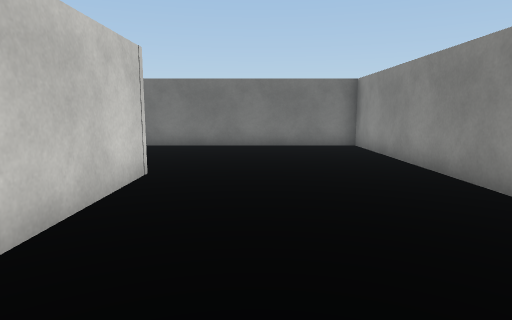
view 1 (above)

24 first-person views from a walk through a Unity game level. The camera is 1.2 m above the floor, tilts 8° down and sees 75° across. The floor is counted in squares, 1 m on a side. Each view is taken from the middle of a square. On the plan, view 1 faces up. The plan holds only what a view shows up to about 14 squares ahead; the rest is blank. The player is left out. Surface patterns are stand-ins for the level's own textures.

view 2
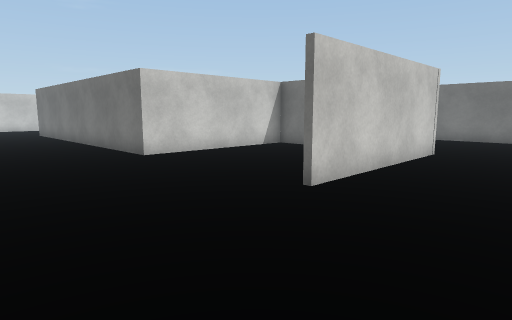

view 3
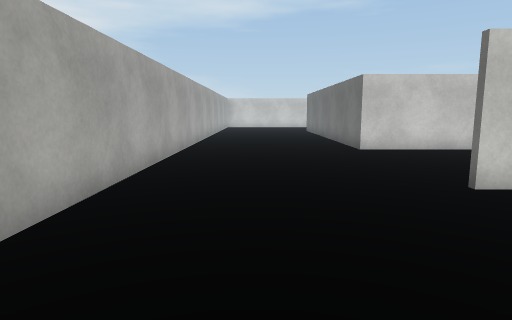

view 4
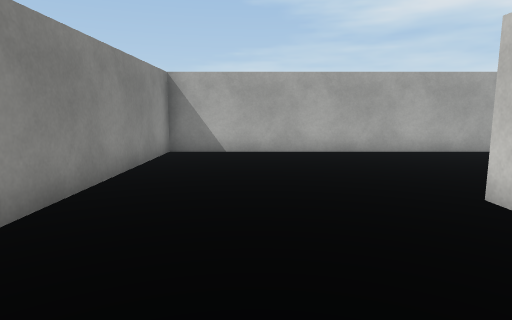

view 5
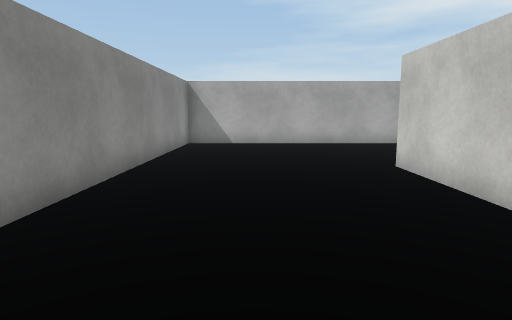

view 6
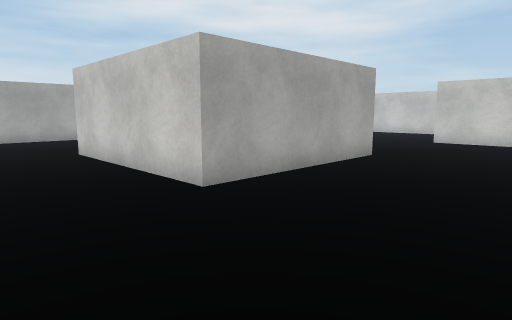

view 7
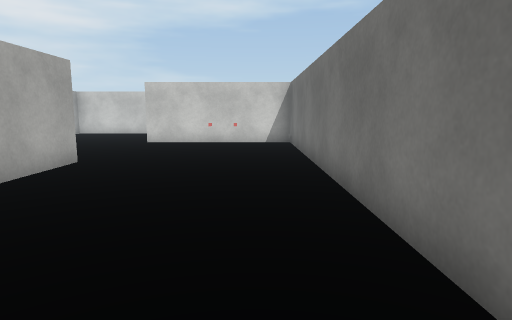

view 8
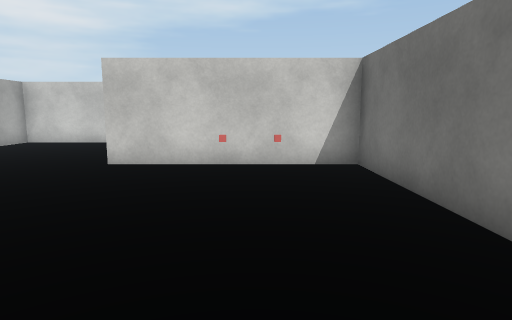

view 9
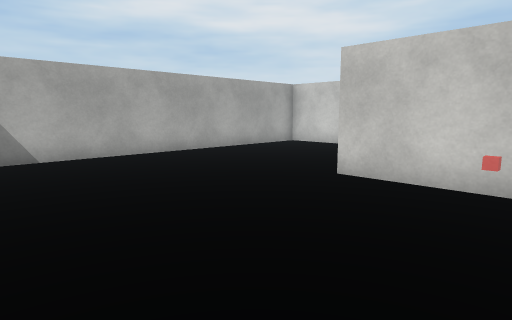

view 10
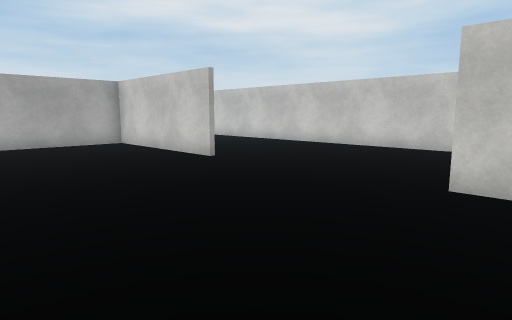

view 11
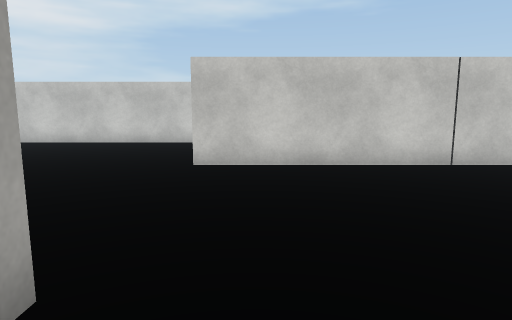

view 12
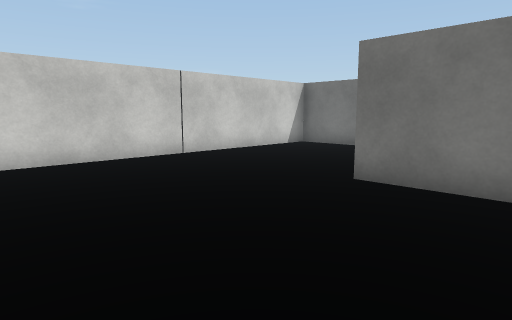

view 13
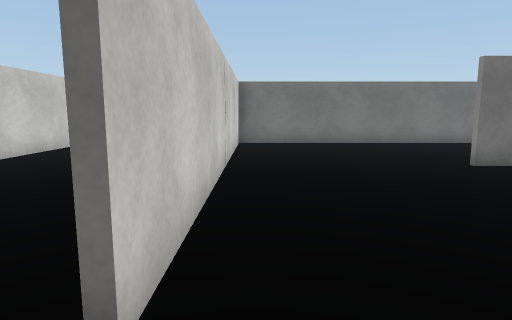

view 14
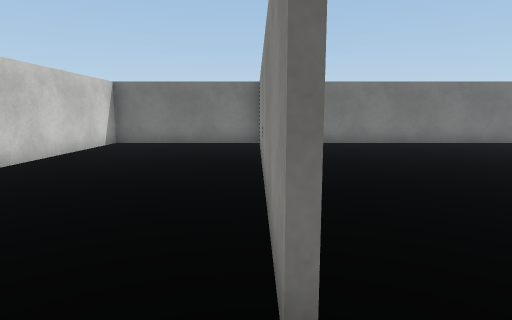

view 15
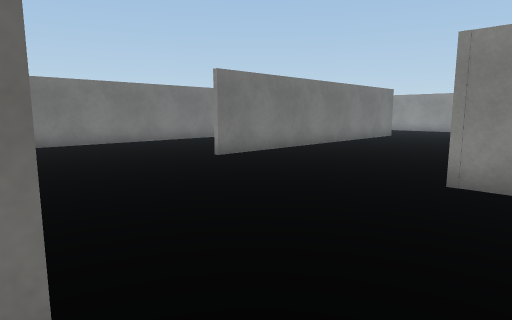

view 16
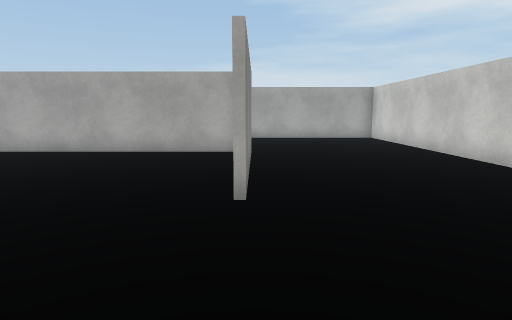

view 17
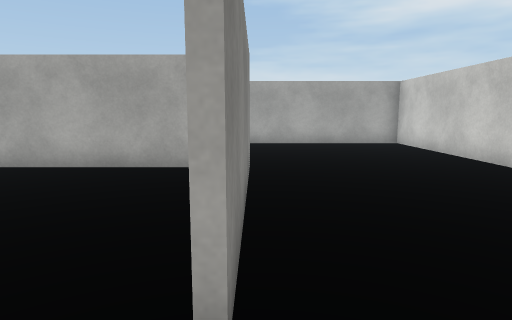

view 18
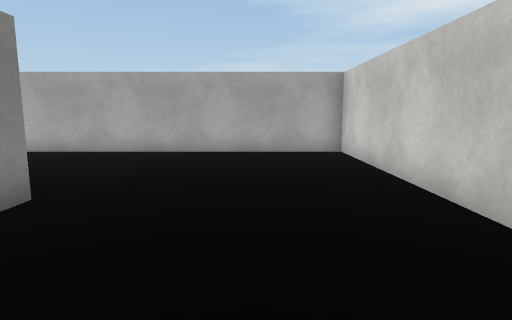

view 19
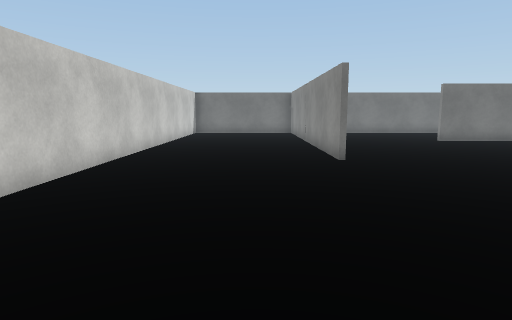

view 20
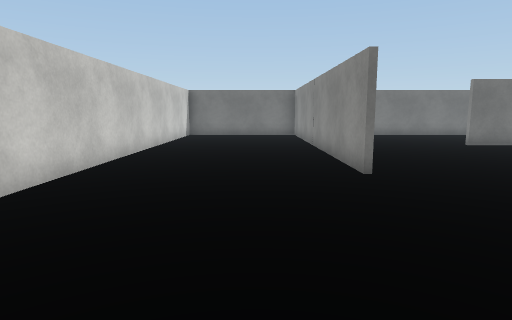

view 21
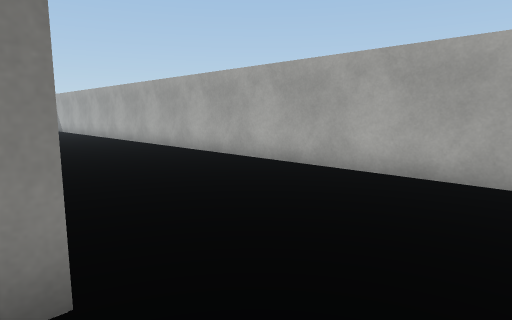

view 22
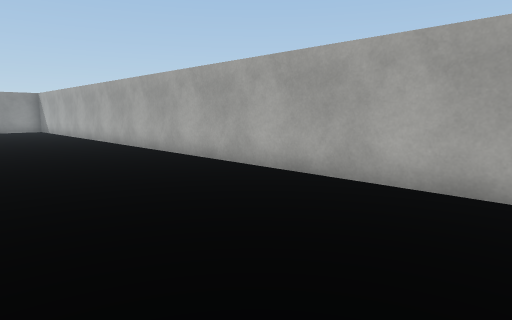

view 23
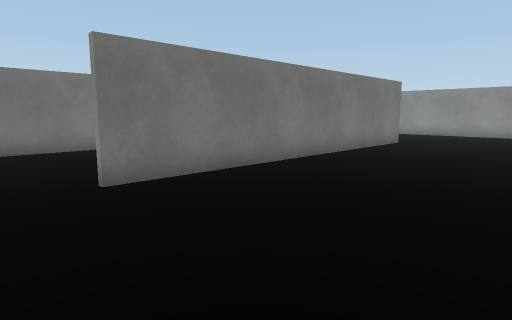

view 24
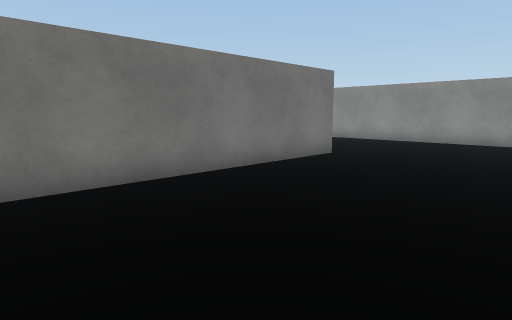

### Floor plan
Points are (right, up) in squares from view 1. A wall is a line through its corners. A room is listed if a view was taken in it or the views show most of it. See-through windows are left out.
Room 1 (views 1, 2, 3, 4, 5, 6, 7, 8, 9, 10, 11, 12, 13, 14, 15, 16, 17, 18, 19, 20, 21, 22, 23, 24)
walls: (-8.2, 6.6) (-2.2, 6.6) (-2.2, 0.4); (-14, 11.6) (-14, 12.6); (-6.8, 6.4) (-8, 6.4) (-8, 0.5) (-14.6, 0.5); (-19.7, 6.5) (-19.7, 0.6) (-9.1, 0.6); (-19.9, 12.5) (-19.9, 20.2); (-19.9, 0.4) (-19.9, 6.5); (-2.1, 18.5) (-14, 18.5); (-9.6, 24.5) (-25.7, 24.5) (-25.7, -5.4) (3.7, -5.4) (3.7, 12.4) (-13.8, 12.4) (-13.8, 6.4); (3.7, 14.9) (3.7, 18.4); (-19.7, 24.5) (-19.7, 12.5)

Positions as (right, up) in squares from view 1, and headings:
1: (0, 0), facing up
2: (1, -4), facing up-left
3: (3, -3), facing left
4: (1, 5), facing down
5: (1, 8), facing down
6: (1, 11), facing down-left
7: (0, 11), facing left
8: (-6, 10), facing left
9: (-8, 10), facing down-left
10: (-14, 14), facing down-left
11: (-12, 14), facing left
12: (-11, 13), facing up-left
13: (-19, 11), facing up
14: (-20, 11), facing up
15: (-20, 11), facing up-right
16: (-20, 11), facing down
17: (-20, 8), facing down
18: (-23, 5), facing down
19: (-22, 4), facing up
20: (-22, 6), facing up
21: (-22, 1), facing down-right
22: (-21, 0), facing down-right
23: (-16, 13), facing up-right
24: (-11, 13), facing up-right
